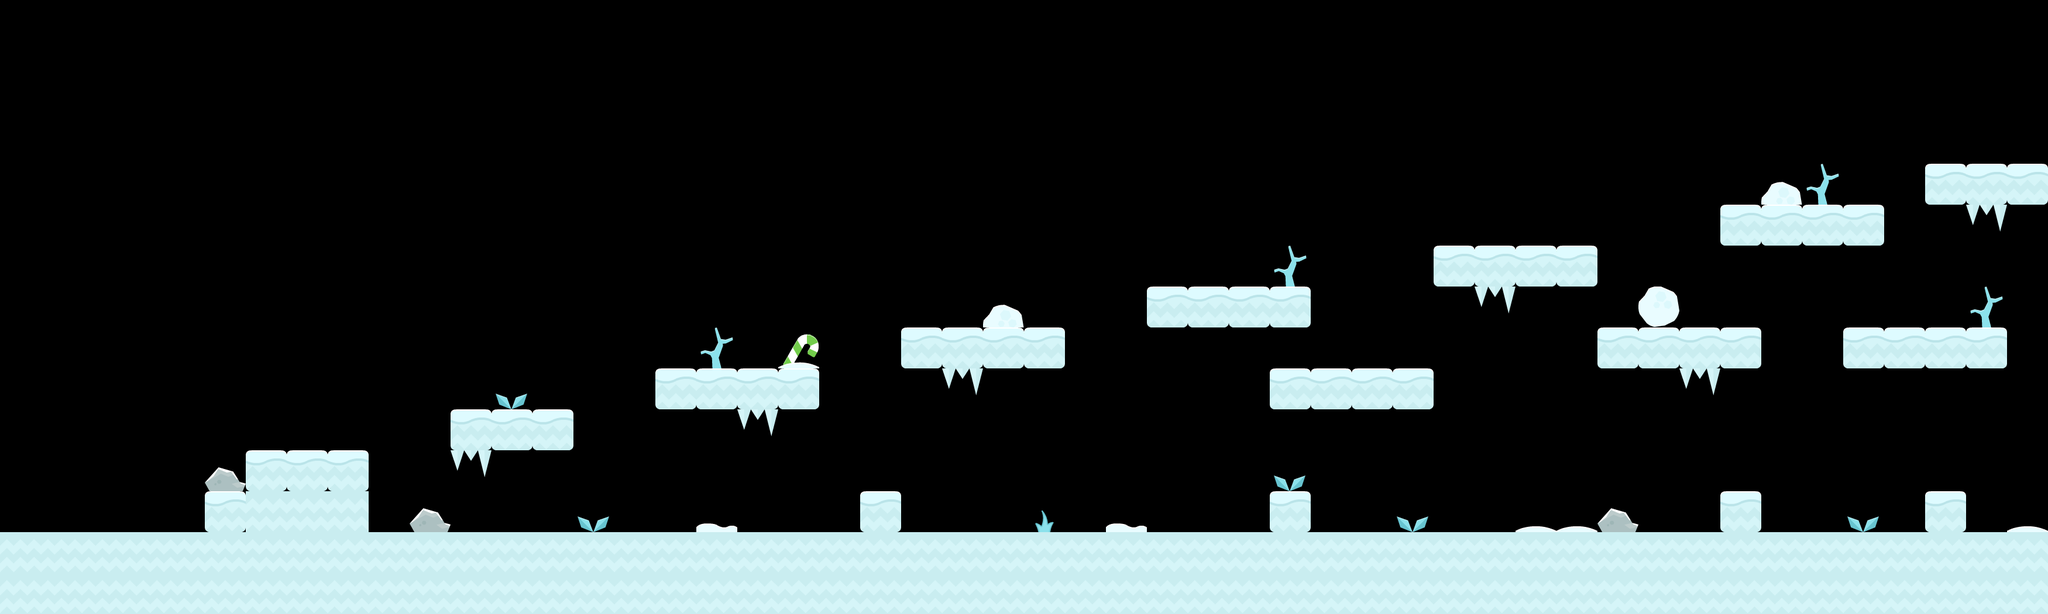

A 2D game scene composited from a Tiled map and its tileset images. What follows is a short description and the map's XML, with every tile layer's data as written:
An orthogonal 50x15 tile map with 70x70 px tiles, 1 tile layer (ground) and 7 objects.

<map version="1.5" tiledversion="1.6.0" orientation="orthogonal" renderorder="right-down" width="50" height="15" tilewidth="70" tileheight="70" infinite="0" nextlayerid="4" nextobjectid="8">
 <editorsettings>
  <export target="level3map.json" format="json" />
 </editorsettings>
 <tileset firstgid="1" name="sheet" tilewidth="70" tileheight="70" tilecount="98" columns="14">
  <image source="platformergraphics-iceworld/sheet.png" width="980" height="490" />
  <tile id="1">
   <properties>
    <property name="collides" type="bool" value="true" />
   </properties>
  </tile>
  <tile id="2">
   <properties>
    <property name="collides" type="bool" value="true" />
   </properties>
  </tile>
  <tile id="3">
   <properties>
    <property name="collides" type="bool" value="true" />
   </properties>
  </tile>
  <tile id="4">
   <properties>
    <property name="collides" type="bool" value="true" />
   </properties>
  </tile>
  <tile id="5">
   <properties>
    <property name="collides" type="bool" value="true" />
   </properties>
  </tile>
  <tile id="6">
   <properties>
    <property name="collides" type="bool" value="true" />
   </properties>
  </tile>
  <tile id="7">
   <properties>
    <property name="collides" type="bool" value="true" />
   </properties>
  </tile>
  <tile id="8">
   <properties>
    <property name="collides" type="bool" value="true" />
   </properties>
  </tile>
  <tile id="9">
   <properties>
    <property name="collides" type="bool" value="true" />
   </properties>
  </tile>
  <tile id="15">
   <properties>
    <property name="collides" type="bool" value="true" />
   </properties>
  </tile>
  <tile id="16">
   <properties>
    <property name="collides" type="bool" value="true" />
   </properties>
  </tile>
  <tile id="17">
   <properties>
    <property name="collides" type="bool" value="true" />
   </properties>
  </tile>
  <tile id="18">
   <properties>
    <property name="collides" type="bool" value="true" />
   </properties>
  </tile>
  <tile id="19">
   <properties>
    <property name="collides" type="bool" value="true" />
   </properties>
  </tile>
  <tile id="20">
   <properties>
    <property name="collides" type="bool" value="true" />
   </properties>
  </tile>
  <tile id="21">
   <properties>
    <property name="collides" type="bool" value="true" />
   </properties>
  </tile>
  <tile id="22">
   <properties>
    <property name="collides" type="bool" value="true" />
   </properties>
  </tile>
  <tile id="23">
   <properties>
    <property name="collides" type="bool" value="true" />
   </properties>
  </tile>
 </tileset>
 <layer id="1" name="ground" width="50" height="15">
  <data encoding="csv">
0,0,0,0,0,0,0,0,0,0,0,0,0,0,0,0,0,0,0,0,0,0,0,0,0,0,0,0,0,0,0,0,0,0,0,0,0,0,0,0,0,0,0,0,0,0,0,0,0,0,
0,0,0,0,0,0,0,0,0,0,0,0,0,0,0,0,0,0,0,0,0,0,0,0,0,0,0,0,0,0,0,0,0,0,0,0,0,0,0,0,0,0,0,0,0,0,0,0,0,0,
0,0,0,0,0,0,0,0,0,0,0,0,0,0,0,0,0,0,0,0,0,0,0,0,0,0,0,0,0,0,0,0,0,0,0,0,0,0,0,0,0,0,0,0,0,0,0,0,0,0,
0,0,0,0,0,0,0,0,0,0,0,0,0,0,0,0,0,0,0,0,0,0,0,0,0,0,0,0,0,0,0,0,0,0,0,0,0,0,0,0,0,0,0,0,0,0,0,0,0,0,
0,0,0,0,0,0,0,0,0,0,0,0,0,0,0,0,0,0,0,0,0,0,0,0,0,0,0,0,0,0,0,0,0,0,0,0,0,0,0,0,0,0,0,26,59,0,0,2,2,2,
0,0,0,0,0,0,0,0,0,0,0,0,0,0,0,0,0,0,0,0,0,0,0,0,0,0,0,0,0,0,0,0,0,0,0,0,0,0,0,0,0,0,2,2,2,2,0,0,44,0,
0,0,0,0,0,0,0,0,0,0,0,0,0,0,0,0,0,0,0,0,0,0,0,0,0,0,0,0,0,0,0,59,0,0,0,2,2,2,2,0,0,0,0,0,0,0,0,0,0,0,
0,0,0,0,0,0,0,0,0,0,0,0,0,0,0,0,0,0,0,0,0,0,0,0,26,0,0,0,2,2,2,2,0,0,0,0,44,0,0,0,25,0,0,0,0,0,0,0,59,0,
0,0,0,0,0,0,0,0,0,0,0,0,0,0,0,0,0,59,0,70,0,0,2,2,2,2,0,0,0,0,0,0,0,0,0,0,0,0,0,2,2,2,2,0,0,2,2,2,2,0,
0,0,0,0,0,0,0,0,0,0,0,0,58,0,0,0,2,2,2,2,0,0,0,44,0,0,0,0,0,0,0,2,2,2,2,0,0,0,0,0,0,44,0,0,0,0,0,0,0,0,
0,0,0,0,0,0,0,0,0,0,0,2,2,2,0,0,0,0,44,0,0,0,0,0,0,0,0,0,0,0,0,0,0,0,0,0,0,0,0,0,0,0,0,0,0,0,0,0,0,0,
0,0,0,0,0,61,2,2,2,0,0,44,0,0,0,0,0,0,0,0,0,0,0,0,0,0,0,0,0,0,0,58,0,0,0,0,0,0,0,0,0,0,0,0,0,0,0,0,0,0,
0,0,0,0,0,2,17,17,17,0,61,0,0,0,58,0,0,33,0,0,0,2,0,0,0,57,0,33,0,0,0,2,0,0,58,0,0,29,29,61,0,0,2,0,0,58,0,2,0,29,
17,17,17,17,17,17,17,17,17,17,17,17,17,17,17,17,17,17,17,17,17,17,17,17,17,17,17,17,17,17,17,17,17,17,17,17,17,17,17,17,17,17,17,17,17,17,17,17,17,17,
17,17,17,17,17,17,17,17,17,17,17,17,17,17,17,17,17,17,17,17,17,17,17,17,17,17,17,17,17,17,17,17,17,17,17,17,17,17,17,17,17,17,17,17,17,17,17,17,17,17
</data>
 </layer>
 <objectgroup id="2" name="coins">
  <object id="1" x="2100" y="350" width="70" height="70" />
  <object id="2" x="1960" y="350" width="70" height="70" />
  <object id="3" x="1670" y="420" width="70" height="70" />
  <object id="4" x="1530" y="420" width="70" height="70" />
  <object id="5" x="2450" y="280" width="70" height="70" />
  <object id="6" x="2590" y="280" width="70" height="70" />
 </objectgroup>
 <objectgroup id="3" name="endpoint">
  <object id="7" x="3360" y="210" width="70" height="70" />
 </objectgroup>
</map>
